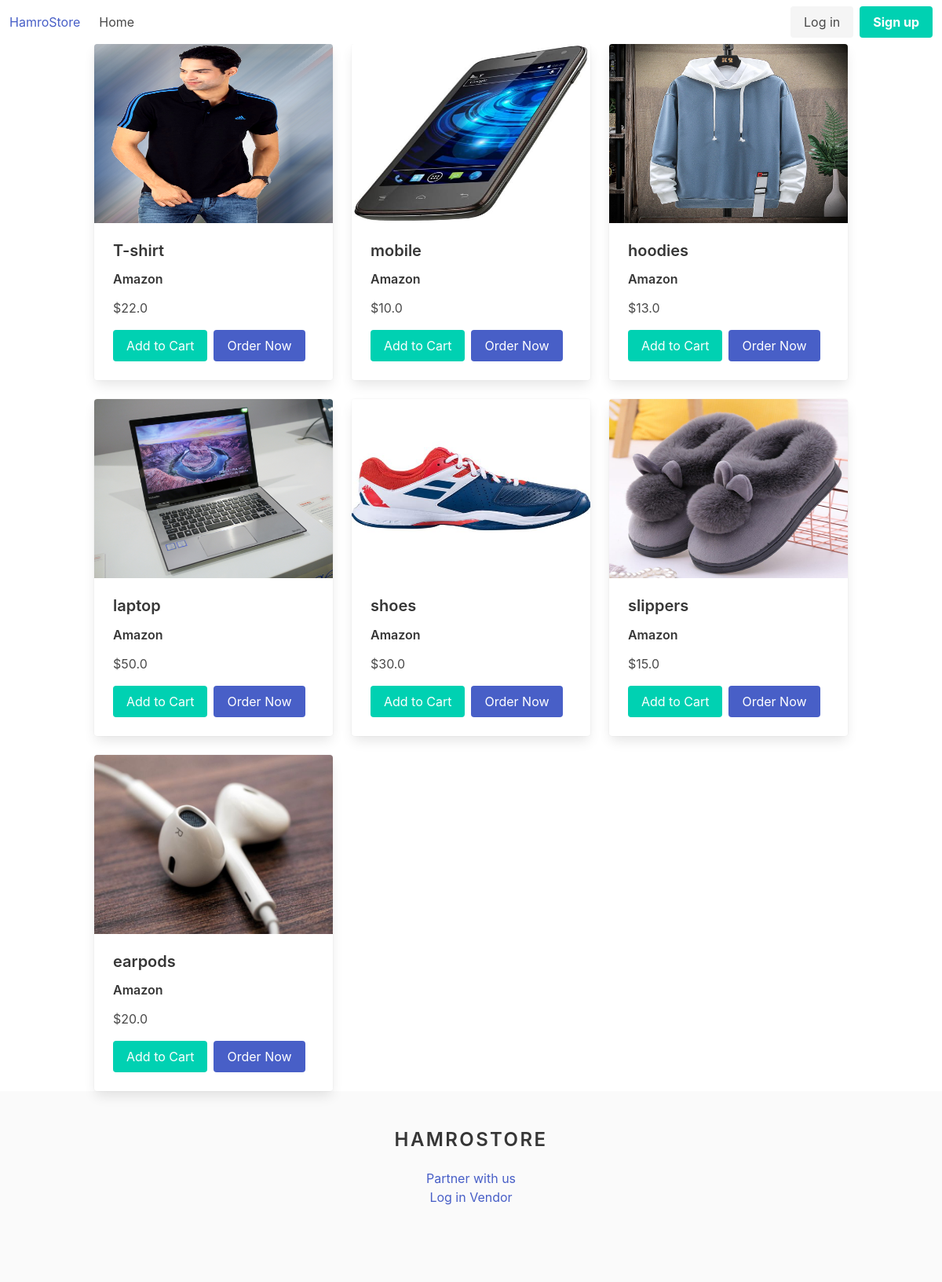
The page / on the database its author committed.
### product_app/models.py (models this page shows, shortened)
class Product(models.Model):
    name = models.CharField(max_length=255,)
    image = models.ImageField(upload_to='images', blank=True)
    image_url = models.URLField(blank=True)
    unit_price = models.FloatField()
    store = models.ForeignKey(Store, on_delete=models.CASCADE)
    slug = models.SlugField(max_length=255, unique=True, null=True)
    class Meta:
        db_table = 'products'

### store_app/models.py (models this page shows)
class Store(models.Model):
    store_name      = models.CharField(max_length=200)
    location        = models.CharField(max_length=200, null=True)
    phone           = models.CharField(max_length=10, unique=True)
    register_date   = models.DateField(auto_now_add=True)
    last_modified_on= models.DateField(auto_now=True)
    is_verified     = models.BooleanField(default=False)
    def __str__(self):
        return self.store_name
    class Meta:
        db_table = 'store'

### product_app/views.py (the view)
# urls.py: path('', product_views.home_page, name='home_page'),
def home_page(request):
    products = Product.objects.all()
    return render(request, 'product_app/products.html', {'products': products})

### templates/product_app/products.html (shortened to what this page needs)
{% extends './base.html' %}
{% block content %}
<section class="container">
    <div class="columns is-flex is-flex-wrap-wrap">
        {% for product in products %}
        <div class="column is-4">
            <div class="card is-shady">
                <div class="card-image">
                    <figure class="image is-4by3">
                        <img src="http://localhost:8000{{product.image.url}}" alt="Placeholder image" class="modal-button" data-target="modal-image2">
                    </figure>
                </div>
                <div class="card-content">
                    <div class="content">
                        <h4>{{product.name}}</h4>
                        <h6>{{product.store}}</h6>
                        <p> ${{ product.unit_price }}</p>
                        <div class="buttons">
                            <a class="button is-primary" href="{% url 'add_to_cart' product.id %}">Add to Cart</a>
                            <a class="button is-link" href="{% url 'order_item' product.id %}">Order Now</a>
                        </div>
                    </div>
                </div>
            </div>
        </div>
        {% endfor %}
    </div>
</section>
{% endblock content %}

### templates/product_app/base.html (shortened to what this page needs)
<!DOCTYPE html>
{% load static %}
<html lang="en">
<head>
    <link rel="stylesheet" href="https://cdnjs.cloudflare.com/ajax/libs/font-awesome/6.1.1/css/all.min.css">
	<link rel="stylesheet" href="https://cdn.jsdelivr.net/npm/bulma@0.9.4/css/bulma.min.css">
</head>
<body>
    {% include '../partials/nav.html' %}
	<main class="container">
        {% block content %}{% endblock %}
    </main>
    {% include '../partials/footer.html' %}
</body>
</html>

### templates/partials/nav.html (shortened to what this page needs)
<nav class="navbar" role="navigation" aria-label="main navigation">
  <div class="navbar-brand">
    <a class="navbar-item" href=" {% url 'home_page' %}">
      HamroStore
    </a>
  </div>
  <div class="navbar-menu">
    {% if not user.base_user.role == 1 %}
    <div class="navbar-start">
      <a class="navbar-item" href=" {% url 'home_page' %} "> Home </a>
    </div>
    {% endif %}
    <div class="navbar-end">
      <div class="navbar-item">
        <div class="buttons">
          {% if user.is_authenticated %}
            {% if user.base_user.role == 1 %}
              <a class="button is-light" href="{% url 'dashboard' %}"> Dashboard </a>
            {% else %}
              <a class="button is-info" href="{% url 'cart' %}"> My Cart </a>
              <a class="button is-success" href="{% url 'orders' %}"> My Orders </a>
            {% endif %}
            <a class="button is-danger" href="{% url 'logout' %}">
              <i class="fa-solid fa-right-from-bracket"></i>&nbsp Logout
            </a>
          {% else %}
            <a class="button is-light" href="{% url 'login' %}"> Log in </a>
            <a class="button is-primary" href="{% url 'signup' %}"><strong>Sign up</strong></a>
          {% endif %}
        </div>
      </div>
    </div>
  </div>
</nav>

### templates/partials/footer.html
<footer class="footer">
    <div class="content has-text-centered">
        <h3 class="menu-label">
            HamroStore
        </h3>
        <div class="list">
            <div class="list-item">
                <div class="list-item-title"><a class="list-item-title" href=" {% url 'register_store' %} ">Partner with us</a></div>
            </div>
            <div class="list-item">
                <div class="list-item-title"><a class="list-item-title" href=" {% url 'login_store' %} ">Log in Vendor</a></div>
            </div>
        </div>
    </div>
</footer>

### rows shown on the page
Product: image (picture), name "T-shirt", store "Amazon", unit_price "22.0"
Product: image (picture), name "mobile", store "Amazon", unit_price "10.0"
Product: image (picture), name "hoodies", store "Amazon", unit_price "13.0"
Product: image (picture), name "laptop", store "Amazon", unit_price "50.0"
Product: image (picture), name "shoes", store "Amazon", unit_price "30.0"
Product: image (picture), name "slippers", store "Amazon", unit_price "15.0"
Product: image (picture), name "earpods", store "Amazon", unit_price "20.0"
